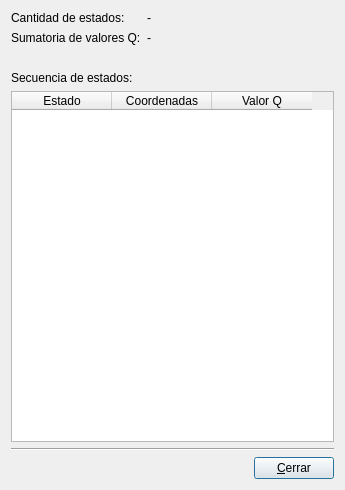
<?xml version="1.0" encoding="UTF-8"?>
<ui version="4.0">
 <class>CODetailsDialog</class>
 <widget class="QDialog" name="CODetailsDialog">
  <property name="windowModality">
   <enum>Qt::WindowModal</enum>
  </property>
  <property name="geometry">
   <rect>
    <x>0</x>
    <y>0</y>
    <width>345</width>
    <height>490</height>
   </rect>
  </property>
  <property name="windowTitle">
   <string>Detalles de camino óptimo</string>
  </property>
  <layout class="QGridLayout" name="gridLayout_2">
   <item row="2" column="0" colspan="2">
    <layout class="QVBoxLayout" name="verticalLayout">
     <item>
      <widget class="QLabel" name="label_3">
       <property name="text">
        <string>Secuencia de estados:</string>
       </property>
      </widget>
     </item>
     <item>
      <widget class="QTableWidget" name="tblSecuenciaEstados">
       <column>
        <property name="text">
         <string>Estado</string>
        </property>
       </column>
       <column>
        <property name="text">
         <string>Coordenadas</string>
        </property>
       </column>
       <column>
        <property name="text">
         <string>Valor Q</string>
        </property>
       </column>
      </widget>
     </item>
    </layout>
   </item>
   <item row="4" column="1">
    <widget class="QPushButton" name="btnCerrar">
     <property name="text">
      <string>&amp;Cerrar</string>
     </property>
     <property name="default">
      <bool>true</bool>
     </property>
    </widget>
   </item>
   <item row="3" column="0" colspan="2">
    <widget class="Line" name="line">
     <property name="orientation">
      <enum>Qt::Horizontal</enum>
     </property>
    </widget>
   </item>
   <item row="4" column="0">
    <spacer name="horizontalSpacer">
     <property name="orientation">
      <enum>Qt::Horizontal</enum>
     </property>
     <property name="sizeHint" stdset="0">
      <size>
       <width>40</width>
       <height>20</height>
      </size>
     </property>
    </spacer>
   </item>
   <item row="1" column="0">
    <spacer name="verticalSpacer">
     <property name="orientation">
      <enum>Qt::Vertical</enum>
     </property>
     <property name="sizeType">
      <enum>QSizePolicy::Fixed</enum>
     </property>
     <property name="sizeHint" stdset="0">
      <size>
       <width>20</width>
       <height>20</height>
      </size>
     </property>
    </spacer>
   </item>
   <item row="0" column="0" colspan="2">
    <layout class="QGridLayout" name="gridLayout">
     <item row="0" column="0">
      <widget class="QLabel" name="label">
       <property name="sizePolicy">
        <sizepolicy hsizetype="Fixed" vsizetype="Preferred">
         <horstretch>0</horstretch>
         <verstretch>0</verstretch>
        </sizepolicy>
       </property>
       <property name="minimumSize">
        <size>
         <width>125</width>
         <height>0</height>
        </size>
       </property>
       <property name="text">
        <string>Cantidad de estados:</string>
       </property>
      </widget>
     </item>
     <item row="0" column="1">
      <widget class="QLabel" name="lblCOCantidadEstados">
       <property name="text">
        <string>-</string>
       </property>
      </widget>
     </item>
     <item row="1" column="0">
      <widget class="QLabel" name="label_2">
       <property name="sizePolicy">
        <sizepolicy hsizetype="Fixed" vsizetype="Preferred">
         <horstretch>0</horstretch>
         <verstretch>0</verstretch>
        </sizepolicy>
       </property>
       <property name="minimumSize">
        <size>
         <width>125</width>
         <height>0</height>
        </size>
       </property>
       <property name="text">
        <string>Sumatoria de valores Q:</string>
       </property>
      </widget>
     </item>
     <item row="1" column="1">
      <widget class="QLabel" name="lblCOSumValQ">
       <property name="text">
        <string>-</string>
       </property>
      </widget>
     </item>
    </layout>
   </item>
  </layout>
  <zorder>tblSecuenciaEstados</zorder>
  <zorder>label</zorder>
  <zorder>label_2</zorder>
  <zorder>label_3</zorder>
  <zorder>lblCOCantidadEstados</zorder>
  <zorder>lblCOSumValQ</zorder>
  <zorder>tblSecuenciaEstados</zorder>
  <zorder>line</zorder>
  <zorder>btnCerrar</zorder>
  <zorder>horizontalSpacer</zorder>
  <zorder>verticalSpacer</zorder>
 </widget>
 <resources/>
 <connections>
  <connection>
   <sender>btnCerrar</sender>
   <signal>clicked()</signal>
   <receiver>CODetailsDialog</receiver>
   <slot>accept()</slot>
   <hints>
    <hint type="sourcelabel">
     <x>394</x>
     <y>451</y>
    </hint>
    <hint type="destinationlabel">
     <x>244</x>
     <y>440</y>
    </hint>
   </hints>
  </connection>
 </connections>
</ui>
